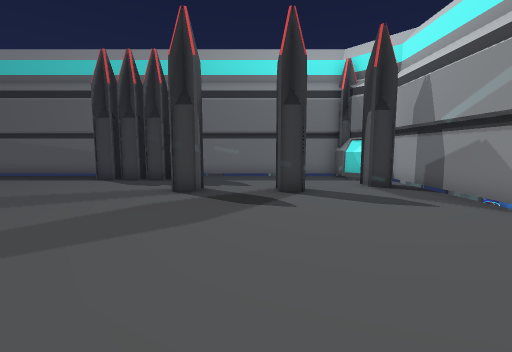
[1] (above)

12 first-person views from a walk through a Unity game level. The camera is 1.2 m above the floor, tilts 6° down and sees 90° across. The floor is counted in squares, 1 m on a side. Each view is taken from the middle of a square. On the plan, view 1 faces up. The plan holds only what a view shows up to about 12 squares ahead; the rest is blank. The place goes on beyond the plan.

[2]
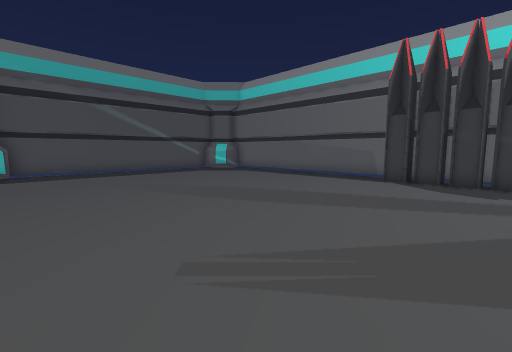

[3]
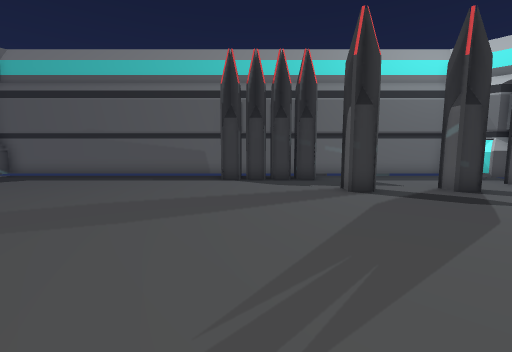

[4]
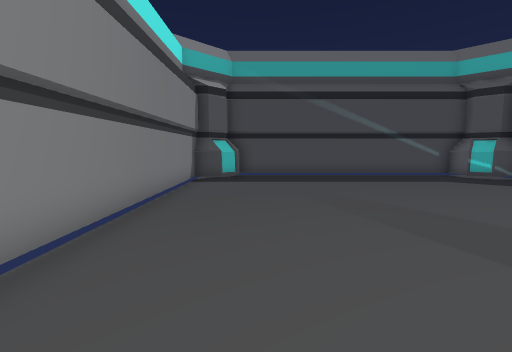

[5]
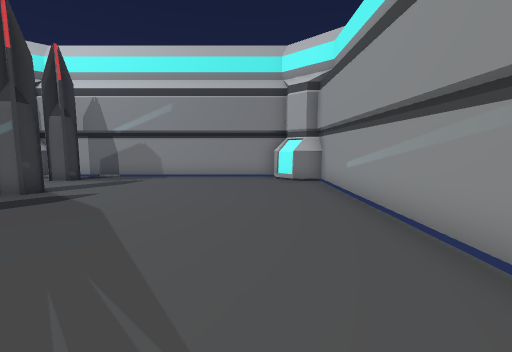

[6]
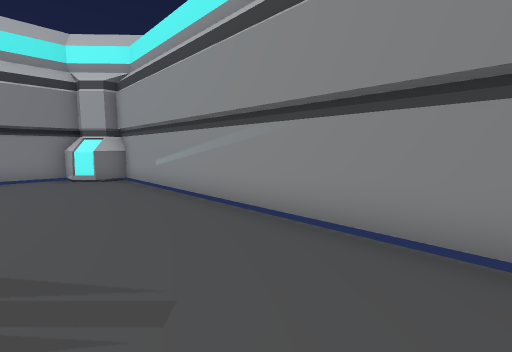

[7]
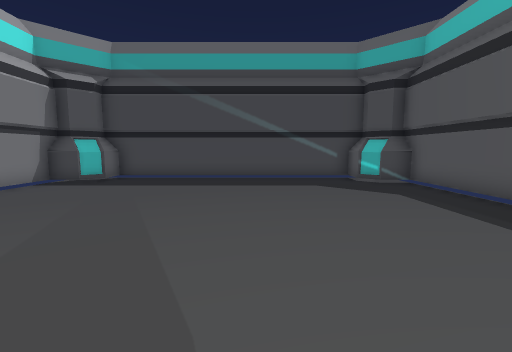

[8]
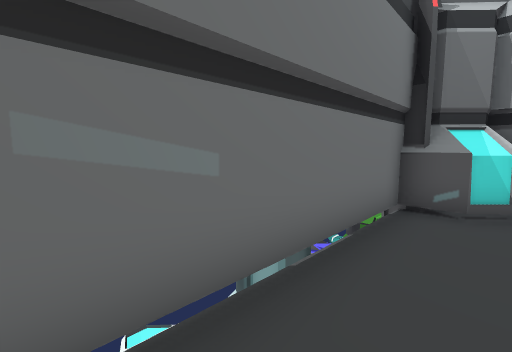

[9]
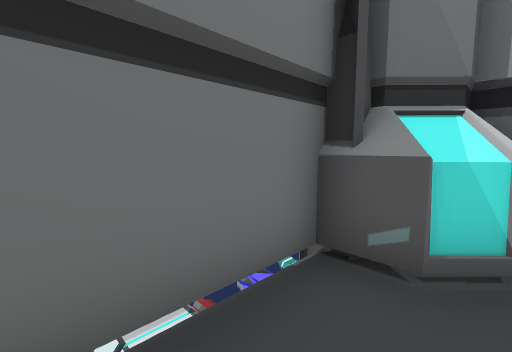

[10]
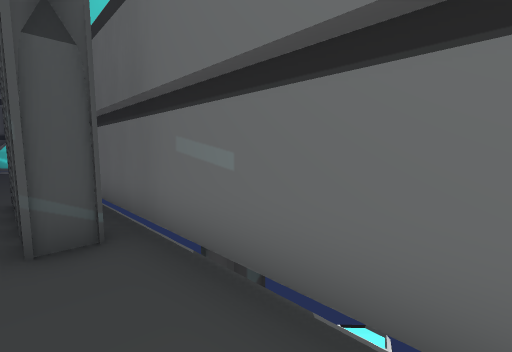

[11]
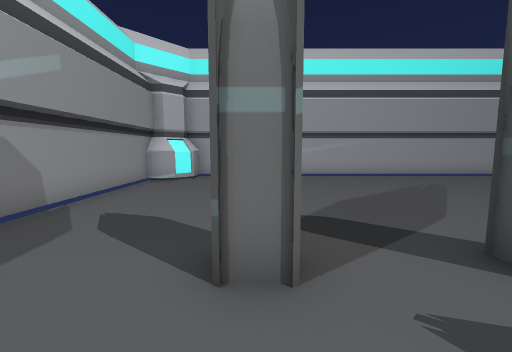

[12]
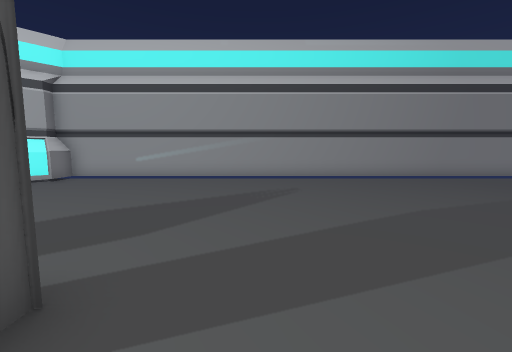

### Floor plan
Points are (right, up) in squares from view 1. A wall is a line through its corners. A room is listed if a view was taken in it or the views show most of it. See-through windows are left out.
Room 1 (views 1, 2, 3, 4, 5, 6, 7, 8, 9, 10, 11, 12)
walls: (-5.4, 11.6) (-16.6, 11.6) (-16.6, 10.9); (-0.4, 11.6) (-3.5, 11.6); (3.7, 10.6) (3.7, 11.2); (4.2, 9.9) (3.5, 10.6) (3.5, 11.5); (-16.2, 11.6) (-16.2, 10.6) (-16.9, 9.9) (-17.9, 9.9); (5, 9.9) (4.3, 9.9) (4.6, 10.5) (4, 11.1); (-16.7, 11) (-17.3, 10.4); (-16.4, 11.6) (-16.4, 10.6); (3.5, -1.5) (3.5, -0.5) (4.2, 0.2); (4.4, -0.3) (4.1, 0.2) (5.3, 0.2); (-16.8, 0.2) (-16.2, -0.5) (-16.2, -1.5); (3.7, -1.5) (3.7, -0.6) (4.1, -0.8) (4.6, -0.3); (-16.4, -0.5) (-16.4, -1.5); (-16.6, -0.7) (-16.6, -1.4) (4, -1.4) (4, -1); (-17.8, 10.5) (-17.8, -0.4); (5.1, -0.4) (5.1, 10.5); (-17.9, 0.2) (-16.9, 0.2) (-17.2, -0.4) (-16.7, -0.9)
objects: other object (-6, 10) to (-6, 11); other object (-5, 10) to (-5, 11); other object (-4, 10) to (-4, 11); other object (-3, 10) to (-3, 11); other object (-2, 7) to (-2, 8); other object (-2, 12) to (-2, 13); ship (-1, 13) to (0, 14); other object (1, 7) to (1, 8); other object (1, 13); other object (2, 12) to (3, 14); other object (4, 8) to (4, 9); other object (4, 12); other object (4, 13) to (4, 14); ship (5, 13) to (6, 14); other object (7, 11) to (7, 12); other object (7, 13) to (7, 14)

Where each view was taken, in squares from view 1:
view 1: 0 up, 0 right, facing up
view 2: 0 up, 3 left, facing up-left
view 3: 0 up, 5 left, facing up
view 4: 1 up, 6 left, facing left
view 5: 1 up, 6 left, facing right
view 6: 2 up, 7 left, facing down-right
view 7: 6 up, 7 left, facing left
view 8: 10 up, 2 left, facing up-right
view 9: 10 up, 1 right, facing up-right
view 10: 10 up, 1 right, facing up-left
view 11: 10 up, 1 right, facing down
view 12: 9 up, 4 left, facing down
